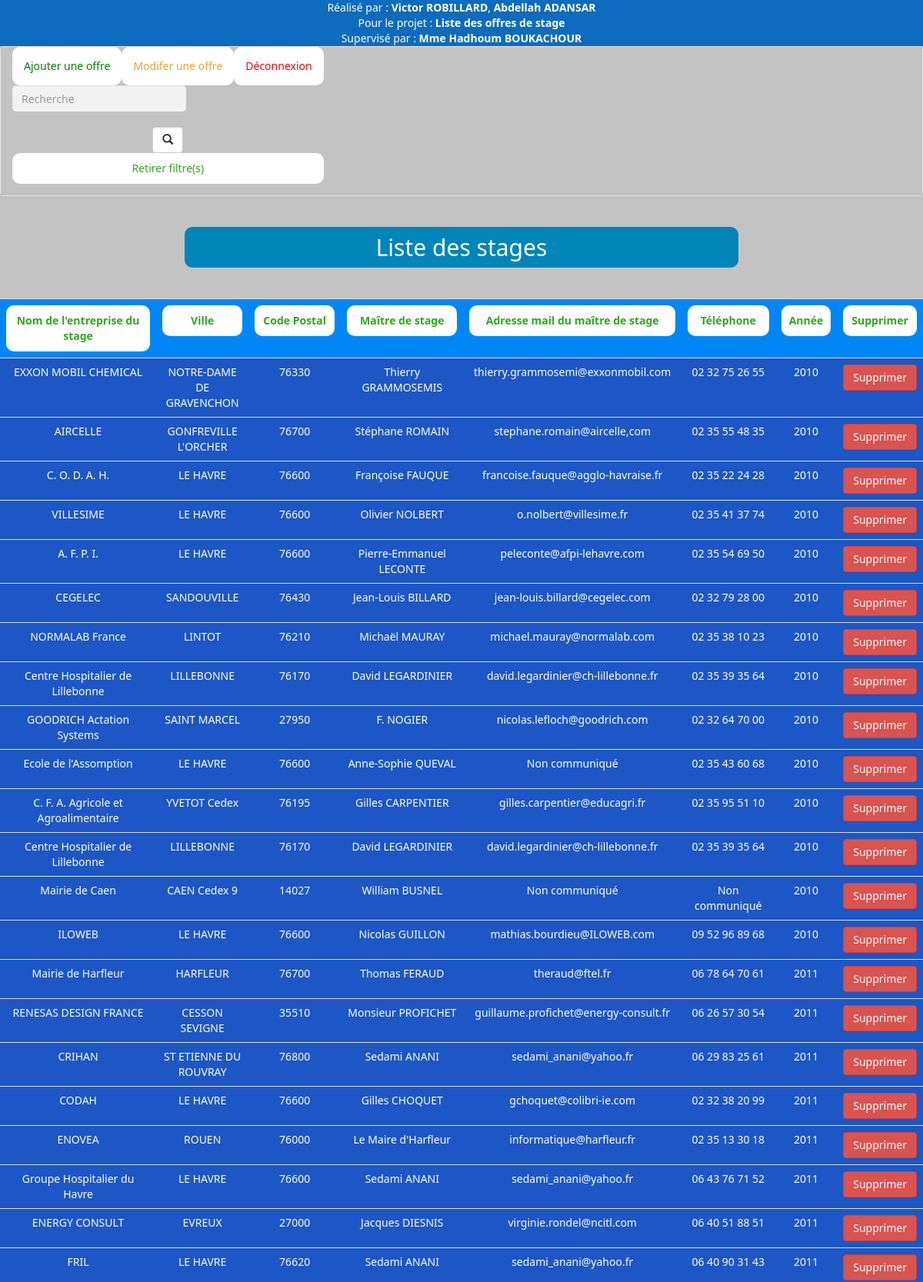
The app's page /listeAdmin.php (signed in, upper part) with its own data.
### tables this page shows
CREATE TABLE `offre` (
  `nomEnt` varchar(50) NOT NULL,
  `ville` varchar(50) NOT NULL,
  `codePostal` int(5) NOT NULL,
  `maitreStg` varchar(50) NOT NULL,
  `mail` varchar(50) NOT NULL,
  `telephone` varchar(20) NOT NULL,
  `id` int(3) NOT NULL,
  `annee` year(4) NOT NULL
);

### listeAdmin.php (the view, shortened to what this page needs)
<?php
$conn = mysqli_connect("localhost", "root", "", "stage");
$sort = isset($_GET['sort']) ? $_GET['sort'] : '';
$order = isset($_GET['order']) ? $_GET['order'] : 'asc';
if (isset($_POST['search'])) {
    $search_term = $_POST['search_term'];
    $resut = mysqli_query($conn, "SELECT * FROM offre WHERE nomEnt LIKE '%$search_term%'  OR ville LIKE '%$search_term%' OR codePostal LIKE '%$search_term%'
    OR maitreStg LIKE '%$search_term%' OR mail LIKE '%$search_term%' OR telephone LIKE '%$search_term%' OR annee LIKE '%$search_term%'");
    $resultat = mysqli_fetch_all($resut);
}
else if ($sort != '' && $order != '') {
    $resut = mysqli_query($conn, "SELECT * FROM offre ORDER BY $sort $order");
    $resultat = mysqli_fetch_all($resut);
}
else {
    $resut = mysqli_query($conn, "SELECT * FROM offre");
    $resultat = mysqli_fetch_all($resut);
}
?>
<!DOCTYPE html>
<html lang="en">
<head>
    <link rel="stylesheet" href="https://maxcdn.bootstrapcdn.com/bootstrap/3.4.1/css/bootstrap.min.css">
    <link rel="stylesheet" href="styleListe.css">
</head>
<body>
    <header>
        <div class="HautDePage">
            Réalisé par :
            <strong>Victor ROBILLARD</strong>,
            <strong>Abdellah ADANSAR</strong>
            <br>
            Pour le projet :
            <strong>Liste des offres de stage</strong>
            <br>
            Supervisé par :
            <strong> Mme Hadhoum BOUKACHOUR </strong>
        </div>
    </header>
    <main>
        <form action="" method="post">
            <div class="navbar navbar-default">
                <div class="container-fluid">
                    <ul class="nav navbar-nav">
                        <li><a href="ajoutOffre.php" style="color: green; background-color: white;">Ajouter une offre</a></li>
                        <li><a href="modifierOffre.php" style="color: #eea236; background-color: white;">Modifer une offre</a></li>
                        <li><a href="logout.php" style="color: red; background-color: white;">Déconnexion</a></li>
                        <div class="form-group">
                            <input type="text" class="form-control" placeholder="Recherche" name="search_term"><br>
                            <button type="submit" class="btn btn-default" name="search"><span class="glyphicon glyphicon-search"></span></button>
                            <a href="listeAdmin.php">Retirer filtre(s)</a>
                        </div>
                    </ul>
                </div>
            </div>
            <center>
                <h2>Liste des stages</h2><br>
                <table class="table">
                    <tr>
                        <th><a href="?sort=nomEnt&order=<?php echo $sort == 'nomEnt' && $order == 'asc' ? 'desc' : 'asc'; ?>">Nom de l'entreprise du stage</a></th>
                        <th style="width: 10%;"><a href="?sort=ville&order=<?php echo $sort == 'ville' && $order == 'asc' ? 'desc' : 'asc'; ?>">Ville</a></th>
                        <th style="width: 10%;"><a href="?sort=codePostal&order=<?php echo $sort == 'codePostal' && $order == 'asc' ? 'desc' : 'asc'; ?>">Code Postal</a></th>
                        <th><a href="?sort=maitreStg&order=<?php echo $sort == 'maitreStg' && $order == 'asc' ? 'desc' : 'asc'; ?>">Maître de stage</a></th>
                        <th><a href="?sort=mail&order=<?php echo $sort == 'mail' && $order == 'asc' ? 'desc' : 'asc'; ?>">Adresse mail du maître de stage</a></th>
                        <th><a href="?sort=telephone&order=<?php echo $sort == 'telephone' && $order == 'asc' ? 'desc' : 'asc'; ?>">Téléphone</a></th>
                        <th><a href="?sort=annee&order=<?php echo $sort == 'annee' && $order == 'asc' ? 'desc' : 'asc'; ?>">Année</a></th>
                        <th>
                            <p>Supprimer</p>
                        </th>
                    </tr>
                    <?php
                    foreach ($resultat as $res) {
                        echo "<tr>
                    <td><input type='hidden' name='nomEnt$res[6]' value='$res[0]'>$res[0]</td>
                    <td><input type='hidden' name='ville$res[6]' value='$res[1]'>$res[1]</td>
                    <td><input type='hidden' name='codePostal$res[6]' value='$res[2]'>$res[2]</td>
                    <td><input type='hidden' name='maitreStg$res[6]' value='$res[3]'>$res[3]</td>
                    <td><input type='hidden' name='mail$res[6]' value='$res[4]'>$res[4]</td>
                    <td><input type='hidden' name='telephone$res[6]' value='$res[5]'>$res[5]</td>
                    <td><input type='hidden' name='annee$res[6]' value='$res[7]'>$res[7]</td>
                    <td><input type='submit' class='btn btn-danger' name='supprimer$res[6]' value='Supprimer'></td>
                </tr>";
                    }
                    ?>
                </table>
            </center>
        </form>
    </main>
</body>
</html>

### styleListe.css (style rules this page uses)
body { font-family: system-ui; }
form { display: flex; flex-direction: column; background-color: rgb(195, 195, 195); }
p { color: #2ea81c; background-color: white; padding: 10px; border-radius: 10px; }
h2 { color: #ffffff; background-color: #0085b9; display: flex; flex-direction: column; align-items: center; justify-content: center; margin: 20px auto; width: 60%; height: auto; padding: 10px; border-radius: 10px; }
a { color: #2ea81c; background-color: white; text-decoration: none; display: flex; flex-direction: column; align-items: center; padding: 10px; border-radius: 10px; transition: all 0.3s ease; }
td { color: #ffffff; text-align: center; background-color: #1c57c5; }
th { text-align: center; background-color: #0087f5; }
div { text-align: center; background-color: rgb(195, 195, 195); }
input[type="text"], button { border-radius: 5px; border: none; background-color: #f2f2f2; width: auto; }
header { display: block; }
.HautDePage { text-align: center; color: #fff; background-color: #0f6bbd; }

### records on screen
offre: nomEnt "EXXON MOBIL CHEMICAL", ville "NOTRE-DAME DE GRAVENCHON", codePostal "76330", maitreStg "Thierry GRAMMOSEMIS", mail "thierry.grammosemi@exxonmobil.com", telephone "02 32 75 26 55", annee "2010"
offre: nomEnt "AIRCELLE", ville "GONFREVILLE L'ORCHER", codePostal "76700", maitreStg "Stéphane ROMAIN", mail "stephane.romain@aircelle,com", telephone "02 35 55 48 35", annee "2010"
offre: nomEnt "C. O. D. A. H.", ville "LE HAVRE", codePostal "76600", maitreStg "Françoise FAUQUE", mail "francoise.fauque@agglo-havraise.fr", telephone "02 35 22 24 28", annee "2010"
offre: nomEnt "VILLESIME", ville "LE HAVRE", codePostal "76600", maitreStg "Olivier NOLBERT", mail "o.nolbert@villesime.fr", telephone "02 35 41 37 74", annee "2010"
offre: nomEnt "A. F. P. I.", ville "LE HAVRE", codePostal "76600", maitreStg "Pierre-Emmanuel LECONTE", mail "peleconte@afpi-lehavre.com", telephone "02 35 54 69 50", annee "2010"
offre: nomEnt "CEGELEC", ville "SANDOUVILLE", codePostal "76430", maitreStg "Jean-Louis BILLARD", mail "jean-louis.billard@cegelec.com", telephone "02 32 79 28 00", annee "2010"
offre: nomEnt "NORMALAB France", ville "LINTOT", codePostal "76210", maitreStg "Michaël MAURAY", mail "michael.mauray@normalab.com", telephone "02 35 38 10 23", annee "2010"
offre: nomEnt "Centre Hospitalier de Lillebonne", ville "LILLEBONNE", codePostal "76170", maitreStg "David LEGARDINIER", mail "david.legardinier@ch-lillebonne.fr", telephone "02 35 39 35 64", annee "2010"
offre: nomEnt "GOODRICH Actation Systems", ville "SAINT MARCEL", codePostal "27950", maitreStg "F. NOGIER", mail "nicolas.lefloch@goodrich.com", telephone "02 32 64 70 00", annee "2010"
offre: nomEnt "Ecole de l'Assomption", ville "LE HAVRE", codePostal "76600", maitreStg "Anne-Sophie QUEVAL", mail "Non communiqué", telephone "02 35 43 60 68", annee "2010"
offre: nomEnt "C. F. A. Agricole et Agroalimentaire", ville "YVETOT Cedex", codePostal "76195", maitreStg "Gilles CARPENTIER", mail "gilles.carpentier@educagri.fr", telephone "02 35 95 51 10", annee "2010"
offre: nomEnt "Centre Hospitalier de Lillebonne", ville "LILLEBONNE", codePostal "76170", maitreStg "David LEGARDINIER", mail "david.legardinier@ch-lillebonne.fr", telephone "02 35 39 35 64", annee "2010"
offre: nomEnt "Mairie de Caen", ville "CAEN Cedex 9", codePostal "14027", maitreStg "William BUSNEL", mail "Non communiqué", telephone "Non communiqué", annee "2010"
offre: nomEnt "ILOWEB", ville "LE HAVRE", codePostal "76600", maitreStg "Nicolas GUILLON", mail "mathias.bourdieu@ILOWEB.com", telephone "09 52 96 89 68", annee "2010"
offre: nomEnt "Mairie de Harfleur", ville "HARFLEUR", codePostal "76700", maitreStg "Thomas FERAUD", mail "theraud@ftel.fr", telephone "06 78 64 70 61", annee "2011"
offre: nomEnt "RENESAS DESIGN FRANCE", ville "CESSON SEVIGNE", codePostal "35510", maitreStg "Monsieur PROFICHET", mail "guillaume.profichet@energy-consult.fr", telephone "06 26 57 30 54", annee "2011"
offre: nomEnt "CRIHAN", ville "ST ETIENNE DU ROUVRAY", codePostal "76800", maitreStg "Sedami ANANI", mail "sedami_anani@yahoo.fr", telephone "06 29 83 25 61", annee "2011"
offre: nomEnt "CODAH", ville "LE HAVRE", codePostal "76600", maitreStg "Gilles CHOQUET", mail "gchoquet@colibri-ie.com", telephone "02 32 38 20 99", annee "2011"
offre: nomEnt "ENOVEA", ville "ROUEN", codePostal "76000", maitreStg "Le Maire d'Harfleur", mail "informatique@harfleur.fr", telephone "02 35 13 30 18", annee "2011"
offre: nomEnt "Groupe Hospitalier du Havre", ville "LE HAVRE", codePostal "76600", maitreStg "Sedami ANANI", mail "sedami_anani@yahoo.fr", telephone "06 43 76 71 52", annee "2011"
offre: nomEnt "ENERGY CONSULT", ville "EVREUX", codePostal "27000", maitreStg "Jacques DIESNIS", mail "virginie.rondel@ncitl.com", telephone "06 40 51 88 51", annee "2011"
offre: nomEnt "FRIL", ville "LE HAVRE", codePostal "76620", maitreStg "Sedami ANANI", mail "sedami_anani@yahoo.fr", telephone "06 40 90 31 43", annee "2011"
